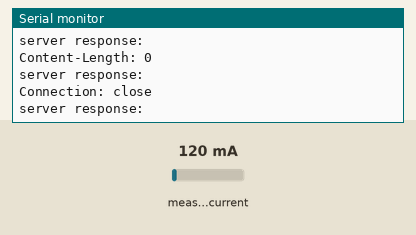
This sketch was run on a simulated ESP8266 (NodeMCU). On the bench: the last lines printed to the serial monitor. The inputs (shaded band) are chosen by the test bench; at power-on: measured current 120 mA. WiFi joins after 1.5 s; servers stay silent unless stated; uploads are accepted with an empty reply.

Above: at 11.2 s.
11.3 s: measured current set to 40 mA
At 15.52 s:
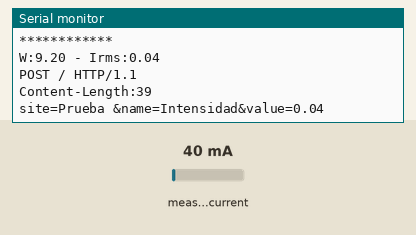
16.3 s: measured current set to 500 mA
At 17.1 s:
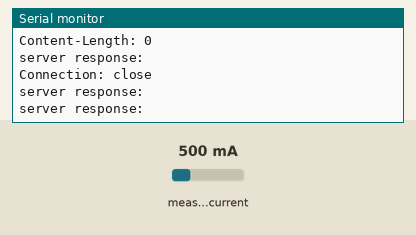
Timing chart, 0 to 19.3 s (numbered marks = the images above; inputs shaded):
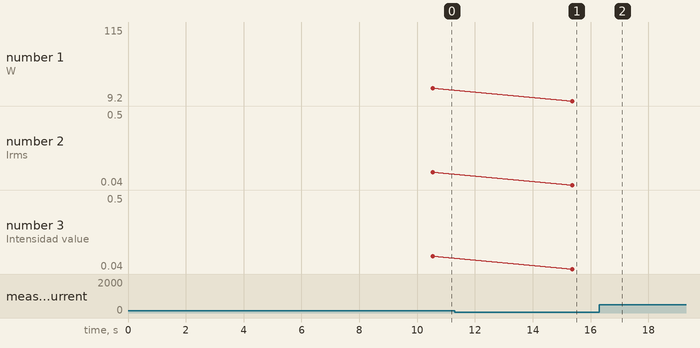

Measured:
- after the input at 11.3 s, the serial monitor: prints a new line after 4.1 s (image 1)
- plotted number 1: 27.6 → 9.2 after the input at 11.3 s, 9.2 → 115 after the input at 16.3 s
- plotted number 2: 0.12 → 0.04 after the input at 11.3 s, 0.04 → 0.5 after the input at 16.3 s
- plotted number 3: 0.12 → 0.04 after the input at 11.3 s, 0.04 → 0.5 after the input at 16.3 s

The sketch:

iw.ino
```cpp
#include <ESP8266WiFi.h>
WiFiClient client;
#include "wifi_wasp.h"

String agent = SITE;

#include "EmonLib.h"                   // Include Emon Library
EnergyMonitor emon1;                   // Create an instance
const int AnalogIn = A0;
int readingIn = 0;
String name = "Intensidad";
int value = 0;

void setup()
  {
    Serial.begin(115200);
    Serial.println();

    emon1.current(A0,31.4);             // Current: input pin, calibration.

    wifi_connect();
  }


void loop()
  {
    double Irms = emon1.calcIrms(4480);  // Calculate Irms only

    Serial.println("************");
    Serial.print("W:");
    Serial.print(Irms*230.0);         // Apparent power
    Serial.print(" - Irms:");
    Serial.println(Irms);             // Irms

    String cuerpo = "site=" + agent + " &name=" + name + "&value=" + Irms;
    String lonPost = String(cuerpo.length());
    String intensity_post = ("POST / HTTP/1.1\r\nContent-Length:") + lonPost + "\r\n\r\n"+ cuerpo;
    Serial.println(intensity_post);
    pandora_post(intensity_post);

    delay(3000);
  }
```

wifi_wasp.h
```cpp
/*****************************/
/******** CONFIGURACION ******/
/*****************************/
#define SITE "Prueba"
#define LOGIN "casaelobrero"
#define PASSWORD "lacosamasbonitadelmundo"
#define IP_SERVER "192.168.1.139"
#define PORT_SERVER 7000

/*****************************/


// Function Prototypes

void wifi_connect();
void pandora_post(String);

// Function definitions
void wifi_connect()
  {
    WiFi.begin();
    delay(5000);
    WiFi.begin(LOGIN, PASSWORD);
    Serial.print("\ntry Connecting wifi");
    delay(5000);
    Serial.print("\nIP address: ");
    Serial.println(WiFi.localIP());
  }

void pandora_post(String post)
  {
   if (client.connect(IP_SERVER, PORT_SERVER))
    {
      Serial.println("server connected");
      client.println(post);

      unsigned long timeout = millis();
      while (client.available() == 0)
        {
          if (millis() - timeout > 5000)
            {
              Serial.println(">>> Client Timeout !");
              client.stop();
              return;
            }
        }

      // Read all the lines of the reply from server and print them to Serial
      while(client.available())
        {
          String line = client.readStringUntil('\r');
          Serial.print("server response:");
          Serial.println(line);
        }
    }

    else
      {
        wifi_connect();
      }
  }
```
